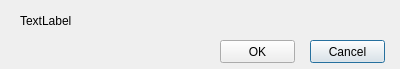
<?xml version="1.0" encoding="UTF-8"?>
<ui version="4.0">
 <class>Dialog4</class>
 <widget class="QDialog" name="Dialog4">
  <property name="geometry">
   <rect>
    <x>0</x>
    <y>0</y>
    <width>400</width>
    <height>69</height>
   </rect>
  </property>
  <property name="windowTitle">
   <string>Usunąć?</string>
  </property>
  <widget class="QPushButton" name="pushButton">
   <property name="geometry">
    <rect>
     <x>310</x>
     <y>40</y>
     <width>75</width>
     <height>23</height>
    </rect>
   </property>
   <property name="text">
    <string>Cancel</string>
   </property>
   <property name="autoDefault">
    <bool>false</bool>
   </property>
   <property name="default">
    <bool>true</bool>
   </property>
  </widget>
  <widget class="QPushButton" name="pushButton_2">
   <property name="geometry">
    <rect>
     <x>220</x>
     <y>40</y>
     <width>75</width>
     <height>23</height>
    </rect>
   </property>
   <property name="text">
    <string>OK</string>
   </property>
   <property name="autoDefault">
    <bool>false</bool>
   </property>
  </widget>
  <widget class="QLabel" name="label">
   <property name="geometry">
    <rect>
     <x>20</x>
     <y>0</y>
     <width>361</width>
     <height>41</height>
    </rect>
   </property>
   <property name="text">
    <string>TextLabel</string>
   </property>
  </widget>
 </widget>
 <resources/>
 <connections/>
</ui>
